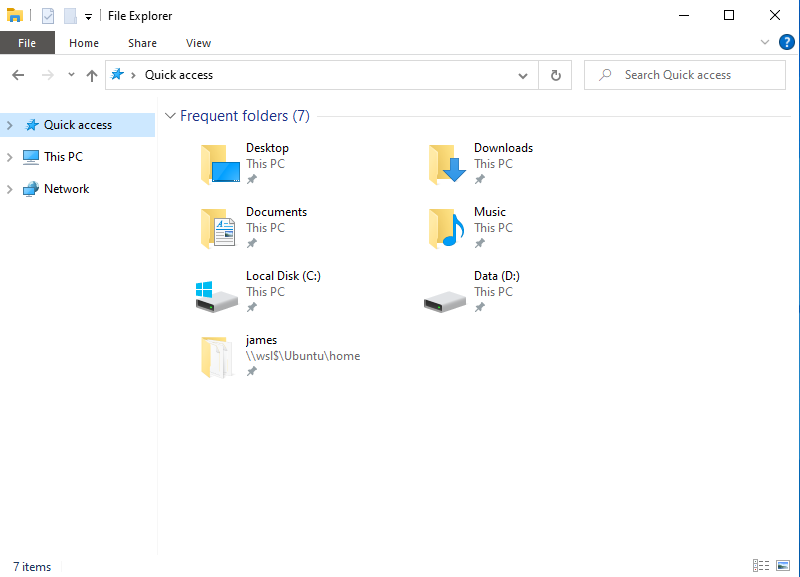
#> input picture Recorder_old/images/00000.png, 800 x 577 px
$ python segment.py images/00000.png 5
#> lines starting #> are read from the running program, lines starting #| are printed output that depends on the picture; after the words box and inside, x2 and y2 are one past the last pixel; in counts of white or black regions, pixels touching at a corner belong together
#!/usr/bin/env python

import numpy as np
import cv2
import sys
import json

def close_polygons(polygons):
    for polygon in polygons:
        first_point = polygon['points'][0]
        polygon['points'].append(first_point)

    return polygons

def clean_list(lst):
    tmp = lst.flatten()
    return tmp.reshape((int(tmp.shape[0]/2), 2)).tolist()

def to_dicts(lst):
    tmp = []
    for i in lst:
        tmp.append({"x": i[0], "y": i[1]})
    return {"points": tmp}

if __name__ == '__main__':
    filename = sys.argv[1]
    sensitivity = int(sys.argv[2])
    sensitivity = sensitivity / 100.0 * 255

    im = cv2.imread(filename)
#> im is the input picture: shape (577, 800, 3); mean B, G, R 251.4, 251.3, 250.6
    imgray = cv2.cvtColor(im, cv2.COLOR_BGR2GRAY)
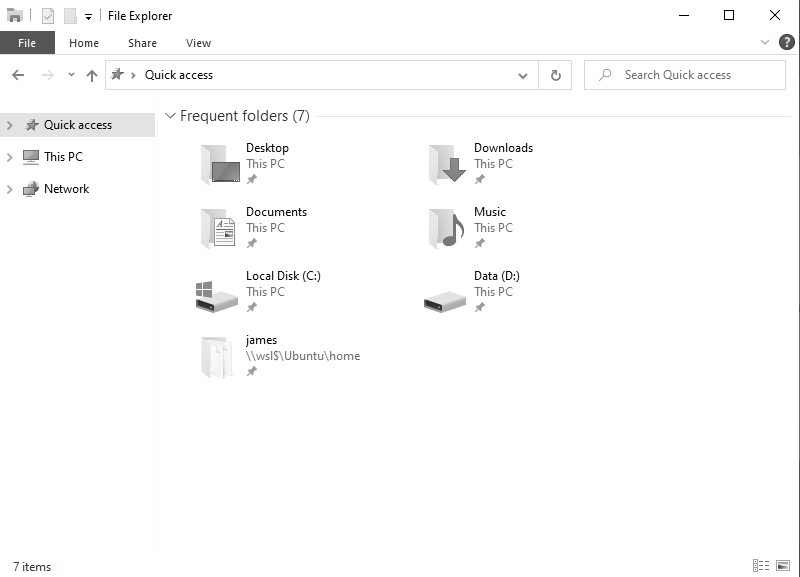
#> imgray: shape (577, 800); min 0, max 255, mean 251.1
    ret, thresh = cv2.threshold(imgray, sensitivity, 255, cv2.THRESH_BINARY_INV)
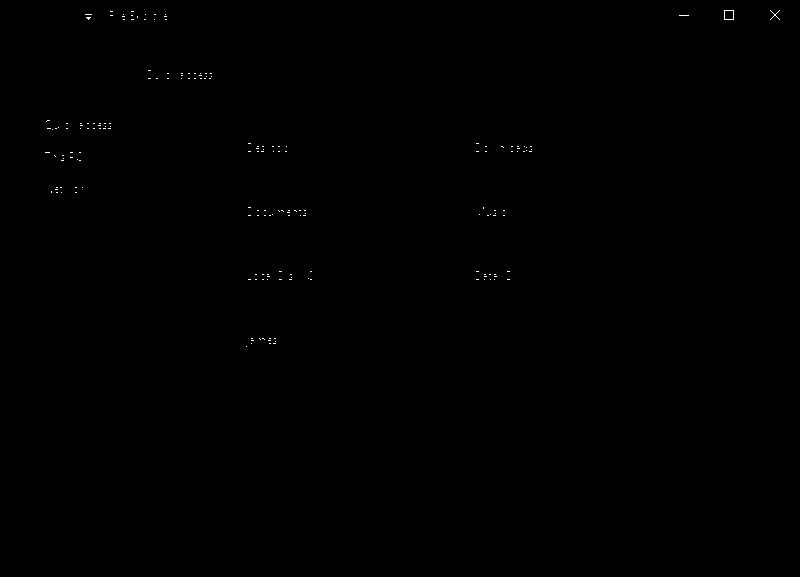
#> thresh: shape (577, 800); 0.1% white in thin lines or dots, all inside (x1, y1, x2, y2) = (45, 10, 780, 347)
#> ret = 12
    cv2.imwrite('thresh.png', thresh)
    contours, hierarchy = cv2.findContours(thresh, cv2.RETR_TREE, cv2.CHAIN_APPROX_TC89_KCOS)
#> contours = 184 contours, 182 with area under 20; largest, box (x1, y1, x2, y2) and area: (724, 10, 734, 20) 81, (724, 10, 734, 20) 65

    filtered_contours = []
    filtered_contours_list = []
    for i, info in enumerate(hierarchy[0]):
        area = cv2.contourArea(contours[i])
        if area > 20:
            filtered_contours.append(contours[i])
            filtered_contours_list.append(to_dicts(clean_list(contours[i])))
#> this loop made 184 passes
#> area on passes 183 to 184: 81, 65
#> after the loop, filtered_contours = 2 contours; box (x1, y1, x2, y2) and area: (724, 10, 734, 20) 81, (724, 10, 734, 20) 65; filtered_contours_list = 2 items

    filtered_contours_list = close_polygons(filtered_contours_list)
#> the loop in close_polygons, `for polygon in polygons:` made 2 passes
#> first_point on passes 1 to 2: {'x': 724, 'y': 10}, {'x': 725, 'y': 10}
    print(json.dumps(filtered_contours_list))
#> (printed output is left out)
    cv2.drawContours(im, contours, -1, (0,0,0), 1)
#> im: shape (577, 800, 3); 0.02% of pixels changed, all inside (x1, y1, x2, y2) = (46, 11, 779, 347)
    cv2.imwrite("output.png", im)

    exit(0)
#> (the program exits here)

$ run again, on Recorder_old/images/00002.png
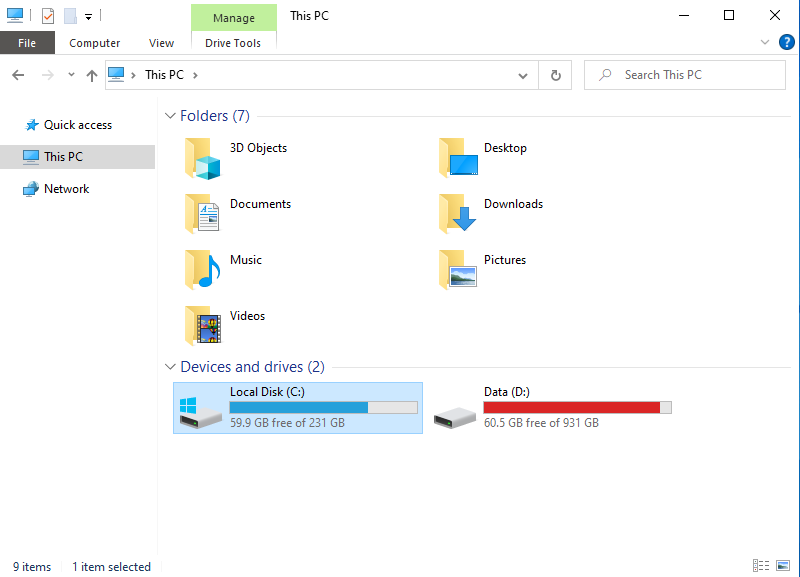
#> input picture Recorder_old/images/00002.png, 800 x 577 px
#> im is the input picture: shape (577, 800, 3); mean B, G, R 248.6, 248.6, 247.5
#> `imgray = cv2.cvtColor(im, cv2.COLOR_BGR2GRAY)`:
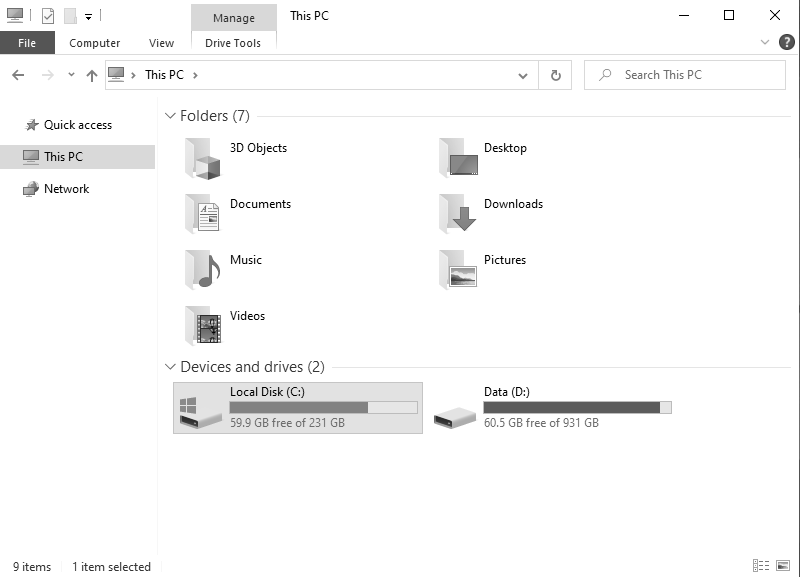
#> imgray: shape (577, 800); min 0, max 255, mean 248.2
#> `ret, thresh = cv2.threshold(imgray, sensitivity, 255, cv2.THRESH_BINAR..`:
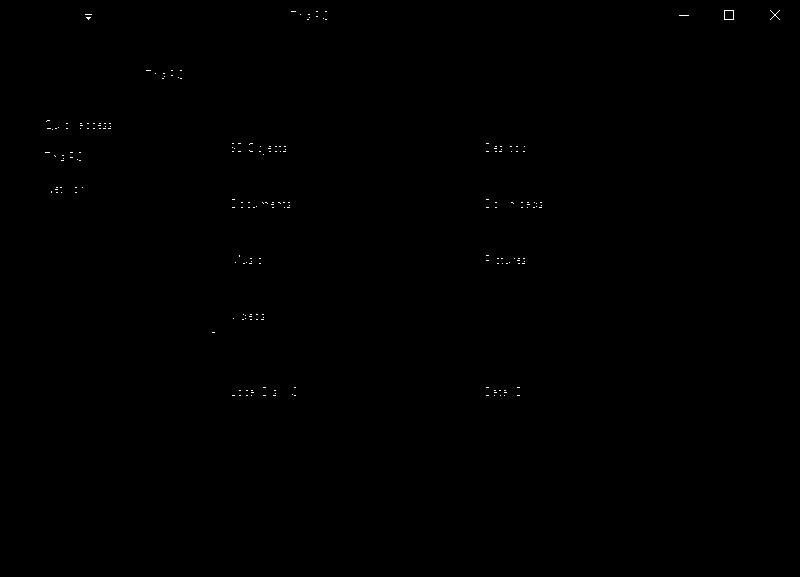
#> thresh: shape (577, 800); 0.11% white in thin lines or dots, all inside (x1, y1, x2, y2) = (45, 10, 780, 396)
#> ret = 12
#> contours = 205 contours, 203 with area under 20; largest, box (x1, y1, x2, y2) and area: (724, 10, 734, 20) 81, (724, 10, 734, 20) 65
#> the loop `for i, info in enumerate(hierarchy[0]):` made 205 passes
#> area on passes 204 to 205: 81, 65
#> after the loop `for i, info in enumerate(hierarchy[0]):`: filtered_contours = 2 contours; box (x1, y1, x2, y2) and area: (724, 10, 734, 20) 81, (724, 10, 734, 20) 65; filtered_contours_list = 2 items
#> the loop in close_polygons, `for polygon in polygons:` made 2 passes
#> first_point on passes 1 to 2: {'x': 724, 'y': 10}, {'x': 725, 'y': 10}
#> (printed output is left out)
#> im: shape (577, 800, 3); 0.02% of pixels changed, all inside (x1, y1, x2, y2) = (46, 11, 779, 396)
